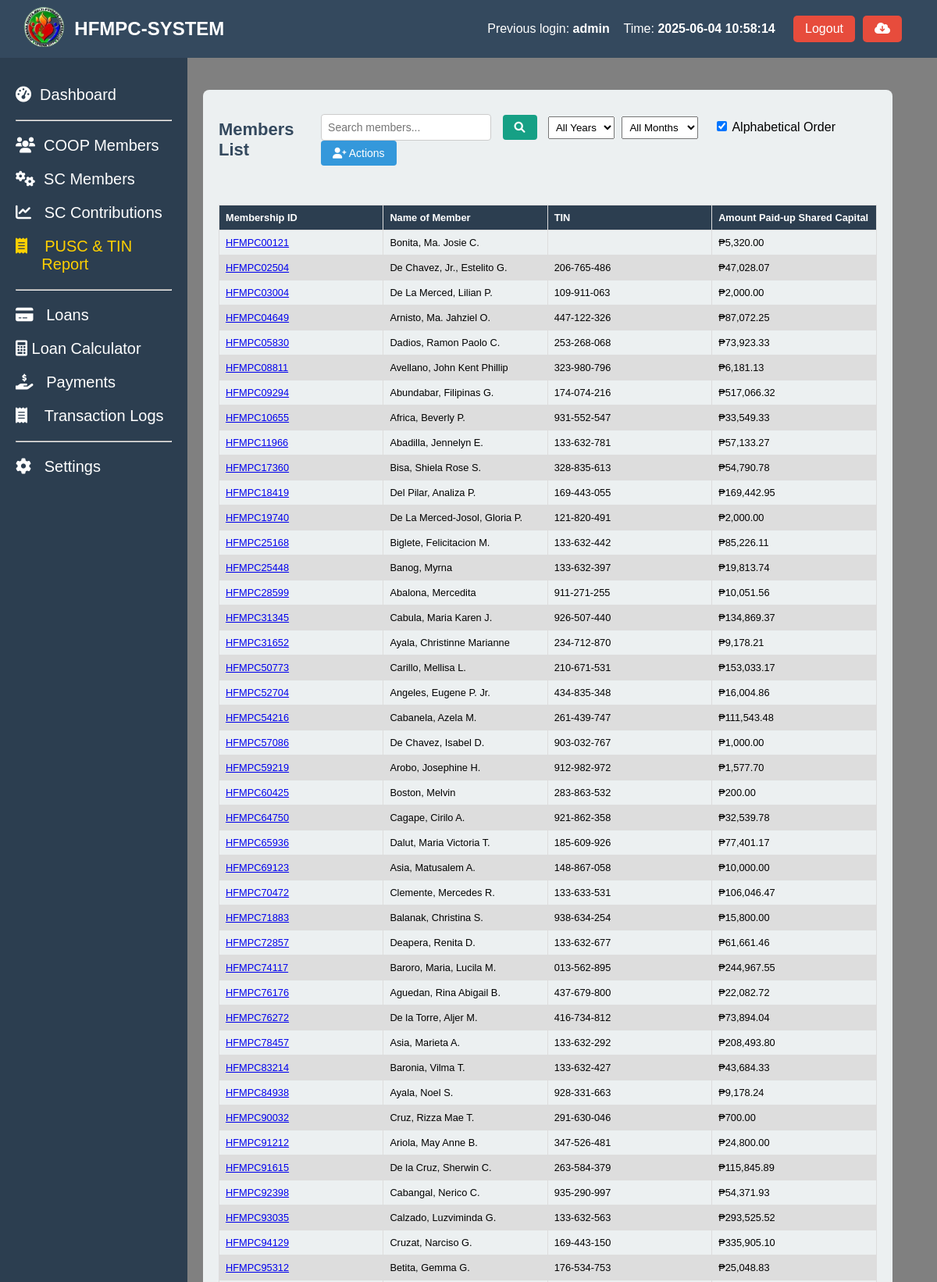
/coop_members_pusc_tin.php (signed in, upper part), run on the app's committed database.
### tables this page shows
CREATE TABLE `coop_members` (
  `coop_id` int(50) NOT NULL AUTO_INCREMENT,
  `membership_id` varchar(50) NOT NULL,
  `name_of_member` varchar(255) NOT NULL,
  `contact_number` varchar(20) NOT NULL,
  `tin` varchar(15) NOT NULL,
  `date_accepted` date NOT NULL,
  `bod_resolution` varchar(50) NOT NULL,
  `type_of_membership` varchar(50) NOT NULL,
  `shares_subscribed` decimal(10,2) NOT NULL,
  `amount_subscribed` decimal(10,2) NOT NULL,
  `initial_paid_up` decimal(10,2) NOT NULL,
  `address` text NOT NULL,
  `date_of_birth` date NOT NULL,
  `age` int(11) NOT NULL,
  `gender` varchar(20) DEFAULT NULL,
  `civil_status` varchar(50) DEFAULT NULL,
  `occupation` varchar(100) NOT NULL,
  `number_of_dependents` int(11) NOT NULL,
  `religious` varchar(100) NOT NULL,
  `annual_income` decimal(10,2) NOT NULL,
  `date_terminated` date DEFAULT NULL,
  `educational_attainment` varchar(50) DEFAULT NULL,
  `status` int(5) NOT NULL,
  `remarks` varchar(10) NOT NULL,
  `created_at` timestamp NOT NULL DEFAULT current_timestamp(),
  PRIMARY KEY (`coop_id`)
);

### coop_members_pusc_tin.php (the view, shortened to what this page needs)
<?php
include 'header.php';
include 'sidebar.php';
?>
<link rel="stylesheet" href="assets/coop_members_shared_capitals.css">
<link rel="stylesheet" href="assets/message.css">
<main class="content-member">
  <section class="stats-member">
    <div class="card-member">
      <div class="card-header-member">
        <h2>Members List</h2>
        <div class="actions">
           <input type="text" id="search-bar" placeholder="Search members..." oninput="searchTable()">
            <button class="search-btn" onclick="searchTable()">
                <i class="fas fa-search"></i>
            </button>
            <div class="filter-controls" style="display: inline-block; margin: 0 10px;">
              <select id="filter-year" style="padding: 5px; margin-right: 5px;">
                <option value="">All Years</option>
              </select>
              <select id="filter-month" style="padding: 5px; margin-right: 5px;">
                <option value="">All Months</option>
              </select>
              <label style="margin-left: 10px;">
                <input type="checkbox" id="alphabetical-sort" checked> Alphabetical Order
              </label>
            </div>
            <div class="dropdown">
              <button class="add-btn" onclick="toggleDropdown()">
                  <i class="fas fa-user-plus"></i> Actions
              </button>
            </div>
        </div>
      </div>
      <div style="overflow-x:auto;">
        <table id="member-table">
          <thead>
            <tr>
              <th>Membership ID</th>
              <th>Name of Member</th>
              <th>TIN</th>
              <th>Amount Paid-up Shared Capital</th>
            </tr>
          </thead>
          <tbody>
            <?php
            $sql = "SELECT cm.coop_id, cm.membership_id, cm.name_of_member, cm.tin,
                           COALESCE(SUM(sca.amount), 0) AS total_contribution
                    FROM coop_members cm
                    LEFT JOIN shared_capital_amount sca ON cm.membership_id = sca.membership_id
                    WHERE cm.remarks IS NULL OR cm.remarks != 'Deleted'
                    GROUP BY cm.membership_id, cm.name_of_member, cm.tin, cm.coop_id";
            $result = $conn->query($sql);
            if ($result->num_rows > 0) {
                while ($row = $result->fetch_assoc()) {
                  echo "<tr>";
                  echo "<td><a href='coop_members_profile.php?id=" . htmlspecialchars($row['membership_id']) . "'>" . htmlspecialchars($row['membership_id']) . "</a></td>";
                  echo "<td>" . htmlspecialchars($row['name_of_member']) . "</td>";
                  echo "<td>" . htmlspecialchars($row['tin']) . "</td>";
                  echo "<td>₱" . number_format($row['total_contribution'], 2) . "</td>";
                  echo "</tr>";
                }
            } else {
                echo "<tr><td colspan='4'>No members found</td></tr>";
            }
            ?>
          </tbody>
        </table>
      </div>
    </div>
  </section>
</main>

### header.php (shortened to what this page needs)
<?php
include 'config/config.php';
$previous_user = null;
$sql_prev = "SELECT id, username, login_time FROM login_activity ORDER BY login_time DESC LIMIT 1 OFFSET 1";
$result_prev = $conn->query($sql_prev);
if ($result_prev->num_rows > 0) {
    $previous_user = $result_prev->fetch_assoc();
}
?>
<!DOCTYPE html>
<html lang="en">
<head>
  <link rel="stylesheet" href="https://cdnjs.cloudflare.com/ajax/libs/font-awesome/6.0.0-beta3/css/all.min.css">
  <link rel="stylesheet" href="assets/styles.css">
</head>
<body>
<header class="header">
  <div class="header-content">
    <div class="dashboard-left">
      <a href="index.php"><img src="logo.png" alt="Logo" class="dashboard-logo" width="20%"></a>
      <h1> HFMPC-SYSTEM</h1>
    </div>
    <div class="admin-info">
      <?php if ($previous_user): ?>
        <div class="previous-login-info" style="text-align: right; display: flex; justify-content: space-between;">
          <p>Previous login: <strong><?php echo htmlspecialchars($previous_user['username']); ?></strong></p> &nbsp&nbsp&nbsp&nbsp
          <p>Time: <strong><?php echo htmlspecialchars($previous_user['login_time']); ?></strong></p>&nbsp&nbsp&nbsp
        </div>
      <?php else: ?>
        <p class="previous-login-info">No previous login records found.</p>
      <?php endif; ?>
      <button class="logout-btn" onclick="confirmLogout();">Logout</button>
      <form method="post" action="backup.php" onsubmit="return confirmBackup();">
          <button class="logout-btn" type="submit" name="backup"><i class="fas fa-cloud-download-alt"></i></button>
      </form>
    </div>
  </div>
</header>
</body>
</html>

### assets/styles.css (style rules this page uses)
body { font-family: Arial, sans-serif; margin: 0; height: 100vh; display: flex; flex-direction: column; }
header { background-color: #34495e; color: white; padding: 5px; width: 100%; display: flex; justify-content: space-between; align-items: center; position: fixed; z-index: 10; }
header h1 { font-size: 24px; }
.header-content { display: flex; justify-content: space-between; width: 100%; padding-right: 50px; padding-left: 20px; }
.admin-info { display: flex; align-items: center; gap: 10px; }
.logout-btn { background-color: #e74c3c; color: white; border: none; padding: 8px 15px; cursor: pointer; font-size: 16px; border-radius: 5px; }
.logout-btn { background-color: #e74c3c; color: white; border: none; padding: 8px 15px; cursor: pointer; }
.dashboard-left { display: flex; align-items: center; gap: 10px; }
.dashboard-logo { height: 60px; width: auto; object-fit: contain; }

### assets/coop_members_shared_capitals.css (style rules this page uses)
.content-member { background-color: gray; margin-left: 150px; padding: 100px; margin-top: 5px; flex-grow: 1; height: 100vh; overflow-y: auto; position: relative; }
.stats-member { display: flex; justify-content: space-between; margin-top: 10px; width: 105%; }
.card-member { background-color: #ecf0f1; border-radius: 8px; padding: 20px; width: 100%; margin-left: 10px; position:relative; }
.card-member h2 { font-size: 22px; color: #34495e; }
table { font-family: arial, sans-serif; border-collapse: collapse; width: 100%; table-layout: fixed; font-size: 80%; }
th { background-color: #2c3e50; color: white; }
td, th { border: 1px solid #dddddd; text-align: left; padding: 8px; word-wrap: break-word; white-space: normal; max-width: 150px; overflow: hidden; text-overflow: ellipsis; }
tr:nth-child(even) { background-color: #dddddd; }
.card-header-member { display: flex; justify-content: space-between; align-items: center; margin-bottom: 20px; }
.add-btn { padding: 8px 15px; font-size: 14px; color: white; background-color: #3498db; border: none; border-radius: 4px; cursor: pointer; }
form { display: flex; flex-direction: column; }
#search-bar { padding: 8px; font-size: 14px; width: 200px; border: 1px solid #ccc; border-radius: 4px; }
.search-btn { padding: 8px 15px; font-size: 14px; color: white; background-color: #16a085; border: none; border-radius: 4px; cursor: pointer; margin-left: 10px; }
.dropdown { position: relative; display: inline-block; }

### data on the page
coop_members: membership "HFMPC00121", name_of_member "Bonita, Ma. Josie C.", total_contribution "5,320.00"
coop_members: membership "HFMPC02504", name_of_member "De Chavez, Jr., Estelito G.", tin "206-765-486", total_contribution "47,028.07"
coop_members: membership "HFMPC03004", name_of_member "De La Merced, Lilian P.", tin "109-911-063", total_contribution "2,000.00"
coop_members: membership "HFMPC04649", name_of_member "Arnisto, Ma. Jahziel O.", tin "447-122-326", total_contribution "87,072.25"
coop_members: membership "HFMPC05830", name_of_member "Dadios, Ramon Paolo C.", tin "253-268-068", total_contribution "73,923.33"
coop_members: membership "HFMPC08811", name_of_member "Avellano, John Kent Phillip", tin "323-980-796", total_contribution "6,181.13"
coop_members: membership "HFMPC09294", name_of_member "Abundabar, Filipinas G.", tin "174-074-216", total_contribution "517,066.32"
coop_members: membership "HFMPC10655", name_of_member "Africa, Beverly P.", tin "931-552-547", total_contribution "33,549.33"
coop_members: membership "HFMPC11966", name_of_member "Abadilla, Jennelyn E.", tin "133-632-781", total_contribution "57,133.27"
coop_members: membership "HFMPC17360", name_of_member "Bisa, Shiela Rose S.", tin "328-835-613", total_contribution "54,790.78"
coop_members: membership "HFMPC18419", name_of_member "Del Pilar, Analiza P.", tin "169-443-055", total_contribution "169,442.95"
coop_members: membership "HFMPC19740", name_of_member "De La Merced-Josol, Gloria P.", tin "121-820-491", total_contribution "2,000.00"
coop_members: membership "HFMPC25168", name_of_member "Biglete, Felicitacion M.", tin "133-632-442", total_contribution "85,226.11"
coop_members: membership "HFMPC25448", name_of_member "Banog, Myrna", tin "133-632-397", total_contribution "19,813.74"
coop_members: membership "HFMPC28599", name_of_member "Abalona, Mercedita", tin "911-271-255", total_contribution "10,051.56"
coop_members: membership "HFMPC31345", name_of_member "Cabula, Maria Karen J.", tin "926-507-440", total_contribution "134,869.37"
coop_members: membership "HFMPC31652", name_of_member "Ayala, Christinne Marianne", tin "234-712-870", total_contribution "9,178.21"
coop_members: membership "HFMPC50773", name_of_member "Carillo, Mellisa L.", tin "210-671-531", total_contribution "153,033.17"
coop_members: membership "HFMPC52704", name_of_member "Angeles, Eugene P. Jr.", tin "434-835-348", total_contribution "16,004.86"
coop_members: membership "HFMPC54216", name_of_member "Cabanela, Azela M.", tin "261-439-747", total_contribution "111,543.48"
coop_members: membership "HFMPC57086", name_of_member "De Chavez, Isabel D.", tin "903-032-767", total_contribution "1,000.00"
coop_members: membership "HFMPC59219", name_of_member "Arobo, Josephine H.", tin "912-982-972", total_contribution "1,577.70"
coop_members: membership "HFMPC60425", name_of_member "Boston, Melvin", tin "283-863-532", total_contribution "200.00"
coop_members: membership "HFMPC64750", name_of_member "Cagape, Cirilo A.", tin "921-862-358", total_contribution "32,539.78"
coop_members: membership "HFMPC65936", name_of_member "Dalut, Maria Victoria T.", tin "185-609-926", total_contribution "77,401.17"
coop_members: membership "HFMPC69123", name_of_member "Asia, Matusalem A.", tin "148-867-058", total_contribution "10,000.00"
coop_members: membership "HFMPC70472", name_of_member "Clemente, Mercedes R.", tin "133-633-531", total_contribution "106,046.47"
coop_members: membership "HFMPC71883", name_of_member "Balanak, Christina S.", tin "938-634-254", total_contribution "15,800.00"
coop_members: membership "HFMPC72857", name_of_member "Deapera, Renita D.", tin "133-632-677", total_contribution "61,661.46"
coop_members: membership "HFMPC74117", name_of_member "Baroro, Maria, Lucila M.", tin "013-562-895", total_contribution "244,967.55"
coop_members: membership "HFMPC76176", name_of_member "Aguedan, Rina Abigail B.", tin "437-679-800", total_contribution "22,082.72"
coop_members: membership "HFMPC76272", name_of_member "De la Torre, Aljer M.", tin "416-734-812", total_contribution "73,894.04"
coop_members: membership "HFMPC78457", name_of_member "Asia, Marieta A.", tin "133-632-292", total_contribution "208,493.80"
coop_members: membership "HFMPC83214", name_of_member "Baronia, Vilma T.", tin "133-632-427", total_contribution "43,684.33"
coop_members: membership "HFMPC84938", name_of_member "Ayala, Noel S.", tin "928-331-663", total_contribution "9,178.24"
coop_members: membership "HFMPC90032", name_of_member "Cruz, Rizza Mae T.", tin "291-630-046", total_contribution "700.00"
coop_members: membership "HFMPC91212", name_of_member "Ariola, May Anne B.", tin "347-526-481", total_contribution "24,800.00"
coop_members: membership "HFMPC91615", name_of_member "De la Cruz, Sherwin C.", tin "263-584-379", total_contribution "115,845.89"
coop_members: membership "HFMPC92398", name_of_member "Cabangal, Nerico C.", tin "935-290-997", total_contribution "54,371.93"
coop_members: membership "HFMPC93035", name_of_member "Calzado, Luzviminda G.", tin "133-632-563", total_contribution "293,525.52"
coop_members: membership "HFMPC94129", name_of_member "Cruzat, Narciso G.", tin "169-443-150", total_contribution "335,905.10"
coop_members: membership "HFMPC95312", name_of_member "Betita, Gemma G.", tin "176-534-753", total_contribution "25,048.83"

### other printed values
$previous_user['username'] "admin"
$previous_user['login_time'] "2025-06-04 10:58:14"
